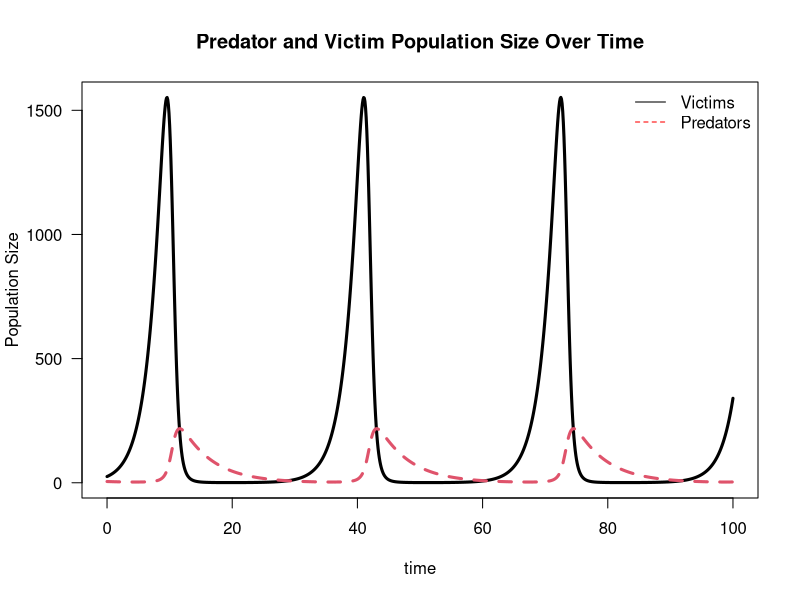
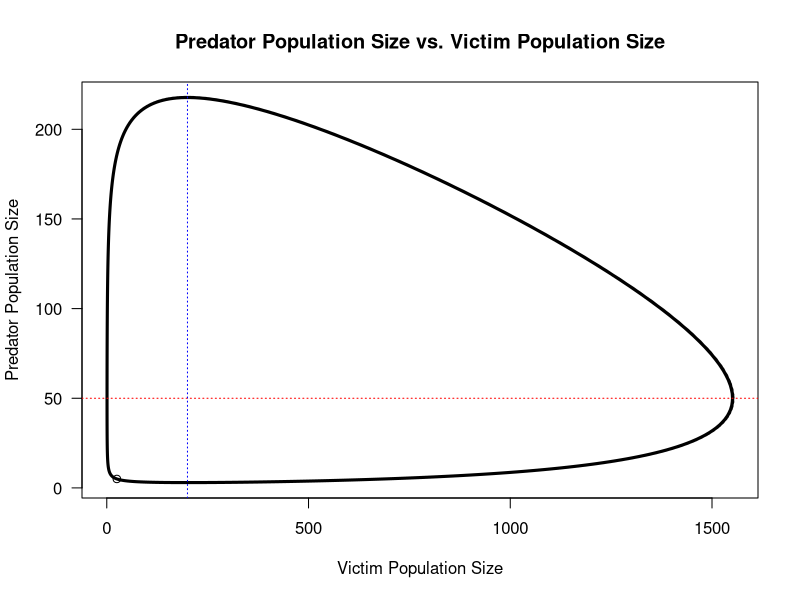
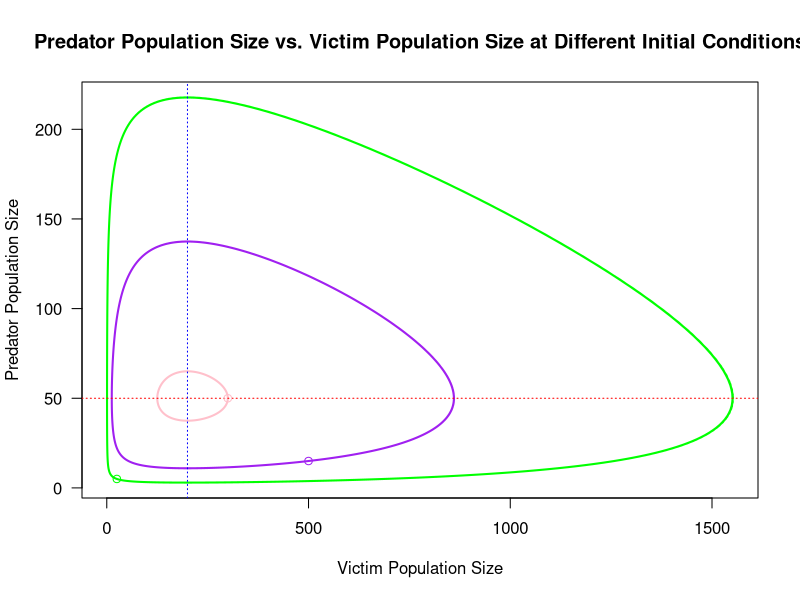
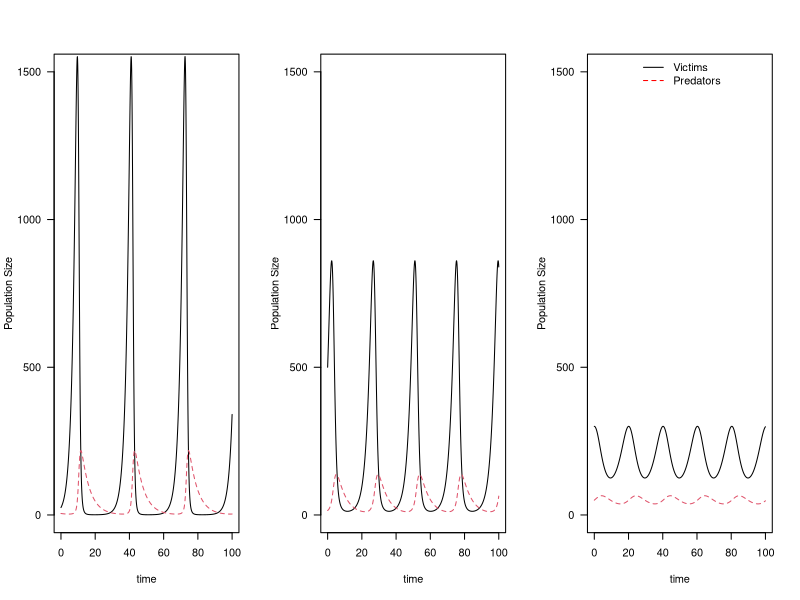
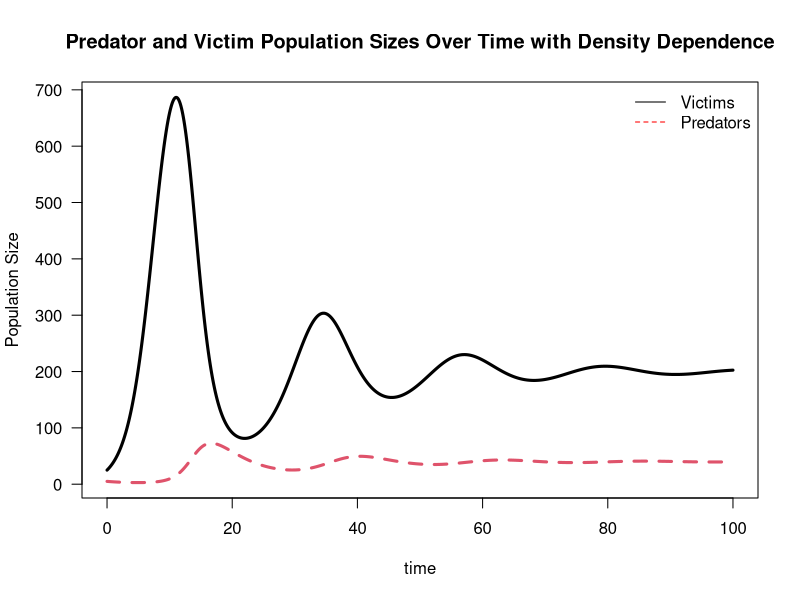
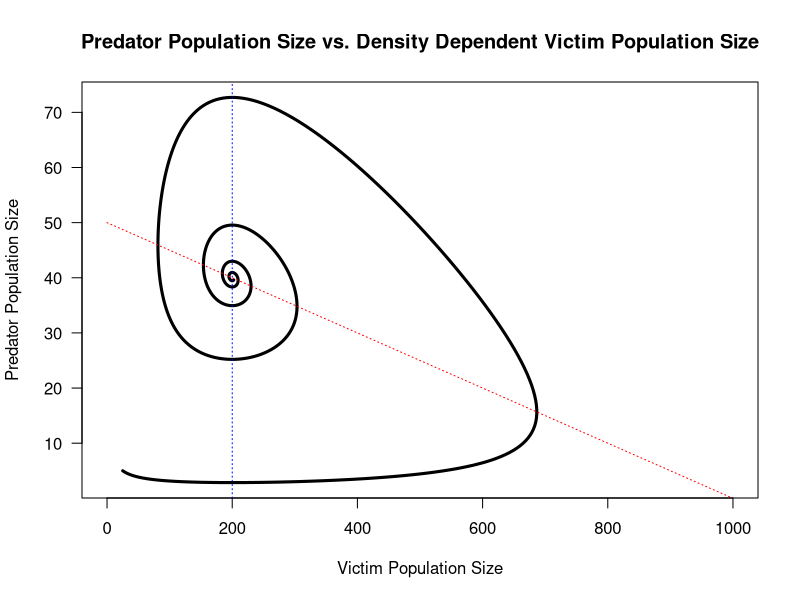
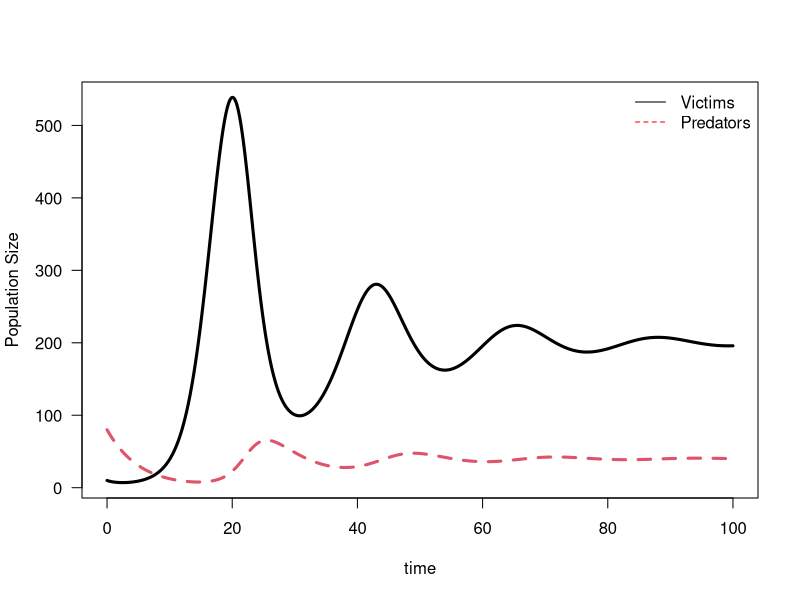
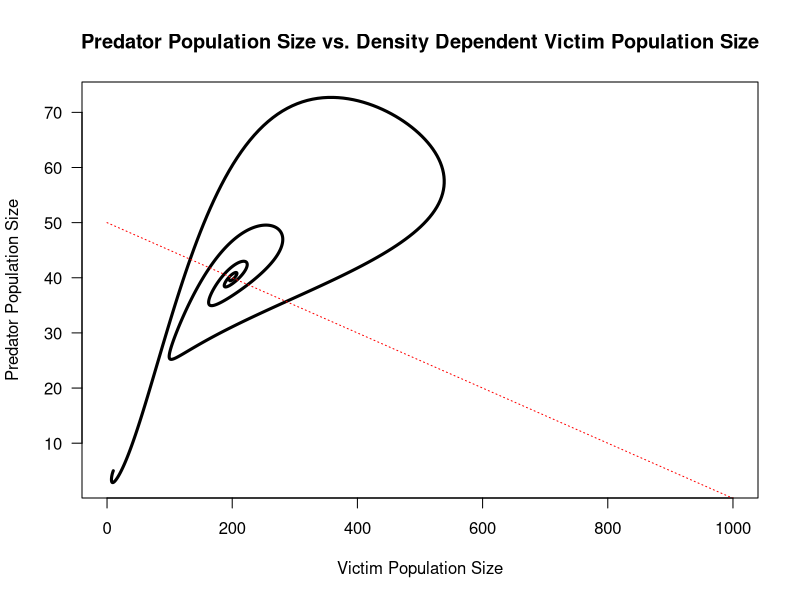

Write the R code that produced these figures, in order.
## ---- chunk 1
library(deSolve)
## ---- chunk 2
predpreyLV <- function(t, y, params) {
  V <- y[1] #initial pop of victims
  P <- y[2] #initial pop of predators
  with(as.list(params), {
    dV.dt <- r*V - a*V*P
    dP.dt <-  b*a*V*P - D*P
    return(list(c(dV.dt, dP.dt)))
  })
}
## ---- chunk 3
#victim growth rate
r = 0.5

#capture efficiency
a = 0.01

#conversion efficiency
b = 0.1

#predator death rate
D = 0.2

#make vector of parameters
params1 <- c(r=r, a=a, b=b, D=D)

#set the time sequence, make all values between 0 and 100 in increments of 0.1
time = seq(0, 100, by = 0.1)

#run the differential equation solver, VO and PO are the initial population densities of victims and predators
#V0, P0, is initial pops for victim and predator, also giving it the functions from above plus the parameters. function within a function
LV.out <- ode(c(VO = 25, PO = 5), time, predpreyLV, params1)

#look at the output, what is it? output is the populations changing over time based off model
head(LV.out)
## ---- chunk 4
matplot(time, (LV.out[,2:3]), type = 'l', ylab = 'Population Size', lwd = 3, xlab = 'time', las = 1, main='Predator and Victim Population Size Over Time')
legend('topright', col = c('black','red'), lty = c(1,2), legend = c('Victims', 'Predators'), bty = 'n')
## ---- chunk 5
matplot((LV.out[,2]), (LV.out[,3]), type='l', ylab='Predator Population Size', lwd=3, xlab='Victim Population Size', las=1, main='Predator Population Size vs. Victim Population Size')
abline(h=r/a, col='red', lty='dotted')
abline(v=D/(b*a), col='blue', lty='dotted')
points(25, 5)
## ---- chunk 6
LV.out2 <- ode(c(V0 = 500, P0 = 15), time, predpreyLV, params1)
LV.out3 <- ode(c(V0 = 300, P0 = 50), time, predpreyLV, params1)
## ---- chunk 7
matplot((LV.out[,2]), (LV.out[,3]), type='l', ylab='Predator Population Size', lwd=2, xlab='Victim Population Size', las=1, col='green', main='Predator Population Size vs. Victim Population Size at Different Initial Conditions')
lines(LV.out2[,2], LV.out2[,3], lwd=2, col='purple')
lines(LV.out3[,2], LV.out3[,3], lwd=2, col='pink')
abline(h=r/a, col='red', lty='dotted')
abline(v=D/(b*a), col='blue', lty='dotted')
points(25, 5, col='green')
points(500, 15, col='purple')
points(300, 50, col='pink')
## ---- chunk 8
par(mfrow = c(1,3))
#How to undo this setting to go back to just one plotting window
#par(mfrow=c(1,1))
## ---- chunk 9
matplot(time, (LV.out[,2:3]), type = 'l', ylab = 'Population Size', lwd = 1, xlab = 'time', las = 1, ylim = c(0,1500))
matplot(time, (LV.out2[,2:3]), type = 'l', ylab = 'Population Size', lwd = 1, xlab = 'time', las = 1, ylim=c(0,1500))
matplot(time, (LV.out3[,2:3]), type = 'l', ylab = 'Population Size', lwd = 1, xlab = 'time', las = 1, ylim=c(0, 1500))

legend('top', col = c('black','red'), lty = c(1,2), legend = c('Victims', 'Predators'), bty = 'n')
## ---- chunk 10
K = 1000 #set carrying capacity k

#add density dependence to prey
predpreyLVD <- function(t, y, params) {
  V <- y[1] #initial pop of victims
  P <- y[2] #initial pop of predators
  with(as.list(params), {
    dV.dt <- r*V*(1-(V/K)) - a*V*P
    dP.dt <-  b*a*V*P - D*P
    return(list(c(dV.dt, dP.dt)))
  })
}

## ---- chunk 11
LVD.out <- ode(c(VO = 25, PO = 5), time, predpreyLVD, params1) #run solver

#change back to one plotting window
par(mfrow=c(1,1))

#plot the population dynamics over time for the new function with density dependence included
matplot(time, (LVD.out[,2:3]), type = 'l', ylab = 'Population Size', lwd = 3, xlab = 'time', las = 1, main='Predator and Victim Population Sizes Over Time with Density Dependence')
legend('topright', col = c('black','red'), lty = c(1,2), legend = c('Victims', 'Predators'), bty = 'n')

#plot the phase plane + isoclines
matplot((LVD.out[,2]), (LVD.out[,3]), type='l', ylab='Predator Population Size', lwd=3, xlab='Victim Population Size', las=1, xlim = c(0, 1000), main='Predator Population Size vs. Density Dependent Victim Population Size')
abline(v=D/(b*a), col='blue', lty='dotted')

#use segments to draw the prey isocline (from starting point to where it hits carrying capacity)
segments(0, 50, 1000, 0, col = 'red', lty = 'dotted')
## ---- chunk 12
LVD1.out <- ode(c(VO = 10, PO = 80), time, predpreyLVD, params1) #change initial conditions

matplot(time, (LVD1.out[,2:3]), type = 'l', ylab = 'Population Size', lwd = 3, xlab = 'time', las = 1)
legend('topright', col = c('black','red'), lty = c(1,2), legend = c('Victims', 'Predators'), bty = 'n')

#plot phase plane dynamics
matplot((LVD1.out[,2]), (LVD.out[,3]), type='l', ylab='Predator Population Size', lwd=3, xlab='Victim Population Size', las=1, xlim = c(0, 1000), main='Predator Population Size vs. Density Dependent Victim Population Size')

#victim isocline
segments(0, 50, 1000, 0, col = 'red', lty = 'dotted')
## ---- chunk 13
#parameter values

r=0.8
b=0.1
D=0.1
K = 1000
a = 0.005
h = 0.5

#create new function to include Type II functional response and density dependence
predpreyLVII <- function(t, y, params) {
  V <- y[1] #initial pop of victims
  P <- y[2] #initial pop of predators
  with(as.list(params), {
    dV.dt <- (r*V*(1-(V/K))) - (a*V*P)/(1+(a*h*V))
    dP.dt <-  (b*a*V*P)/(1+(a*h*V)) - D*P
    return(list(c(dV.dt, dP.dt)))
  })
}

#make vector of parameters
params1 <- c(r=r, a=a, b=b, D=D)

#set the time sequence, make all values between 0 and 100 in increments of 0.1
time = seq(0, 200, by = 0.1)
#run differential equation solver
LVII.out <- ode(c(VO = 25, PO = 5), time, predpreyLVII, params1)

head(LVII.out)

#plot the dynamics of the two populations over time
matplot(time, (LVII.out[,2:3]), type = 'l', ylab = 'Population Size', lwd = 3, xlab = 'time', las = 1, main='Predator and Victim Population Size Over Time')
legend('topleft', col = c('black','red'), lty = c(1,2), legend = c('Victims', 'Predators'), bty = 'n')

#plot phase plane dynamics
matplot((LVII.out[,2]), (LVII.out[,3]), type='l', ylab='Predator Population Size', lwd=3, xlab='Victim Population Size', las=1, main='Predator Population Size vs. Victim Population Size', ylim=c(0, 200))

#calculate and plot isoclines
curve(r*(1-(x/K))*(1+(a*h*x))/a, from=0, to=1000, add=TRUE, col='red', lty='dotted')
abline(v=D/(b*a-D*h*a), col='blue', lty='dotted')
points(25, 5)
## ---- chunk 14
k=2000 #set new carrying capacity k

predpreyLVIIK <- function(t, y, params) {
  V <- y[1] #initial pop of victims
  P <- y[2] #initial pop of predators
  with(as.list(params), {
    dV.dt <- (r*V*(1-(V/k))) - ((a*V*P)/(1+(a*h*V)))
    dP.dt <-  ((b*a*V*P)/(1+(a*h*V))) - D*P
    return(list(c(dV.dt, dP.dt)))
  })
}

#run differential equation solver
LVIIK.out <- ode(c(VO = 25, PO = 5), time, predpreyLVIIK, params1)

head(LVIIK.out)


#plot the dynamics of the two populations over time
matplot(time, (LVIIK.out[,2:3]), type = 'l', ylab = 'Population Size', lwd = 3, xlab = 'time', las = 1, main='Predator and Victim Population Size Over Time')
legend('topleft', col = c('black','red'), lty = c(1,2), legend = c('Victims', 'Predators'), bty = 'n')

#plot phase plane dynamics
matplot((LVIIK.out[,2]), (LVIIK.out[,3]), type='l', ylab='Predator Population Size', lwd=3, xlab='Victim Population Size', las=1, main='Predator Population Size vs. Victim Population Size', ylim=c(0, 500), xlim = c(0,4500))

#calculate and plot isocline
curve(r*(1-(x/K))*(1+(a*h*x))/a, from=0, to=1000, add=TRUE, col='red', lty='dotted')
abline(v=D/(b*a-D*h*a), col='blue', lty='dotted')
points(25, 5)

## ---- chunk 15
#move vertical isocline (predator) 

#parameter values, all same from #7 except for b
r=0.8
b=0.5 #changed from 0.1 to 0.5
D=0.1
K = 1000
a = 0.005
h = 0.5

#same function from question 7 
predpreyLVII <- function(t, y, params) {
  V <- y[1] #initial pop of victims
  P <- y[2] #initial pop of predators
  with(as.list(params), {
    dV.dt <- (r*V*(1-(V/K))) - (a*V*P)/(1+(a*h*V))
    dP.dt <-  (b*a*V*P)/(1+(a*h*V)) - D*P
    return(list(c(dV.dt, dP.dt)))
  })
}

#make vector of parameters
params1 <- c(r=r, a=a, b=b, D=D)

#set the time sequence, make all values between 0 and 100 in increments of 0.1
time = seq(0, 200, by = 0.1)
#run differential equation solver
LVII.out <- ode(c(VO = 25, PO = 5), time, predpreyLVII, params1)

head(LVII.out)

#plot the dynamics of the two populations over time
matplot(time, (LVII.out[,2:3]), type = 'l', ylab = 'Population Size', lwd = 3, xlab = 'time', las = 1, main='Predator and Victim Population Size Over Time')
legend('topleft', col = c('black','red'), lty = c(1,2), legend = c('Victims', 'Predators'), bty = 'n')

#plot phase plane dynamics
matplot((LVII.out[,2]), (LVII.out[,3]), type='l', ylab='Predator Population Size', lwd=3, xlab='Victim Population Size', las=1, main='Predator Population Size vs. Victim Population Size', ylim=c(0, 800))
curve(r*(1-(x/K))*(1+(a*h*x))/a, from=0, to=1000, add=TRUE, col='red', lty='dotted')
abline(v=D/(b*a-D*h*a), col='blue', lty='dotted')
points(25, 5)
